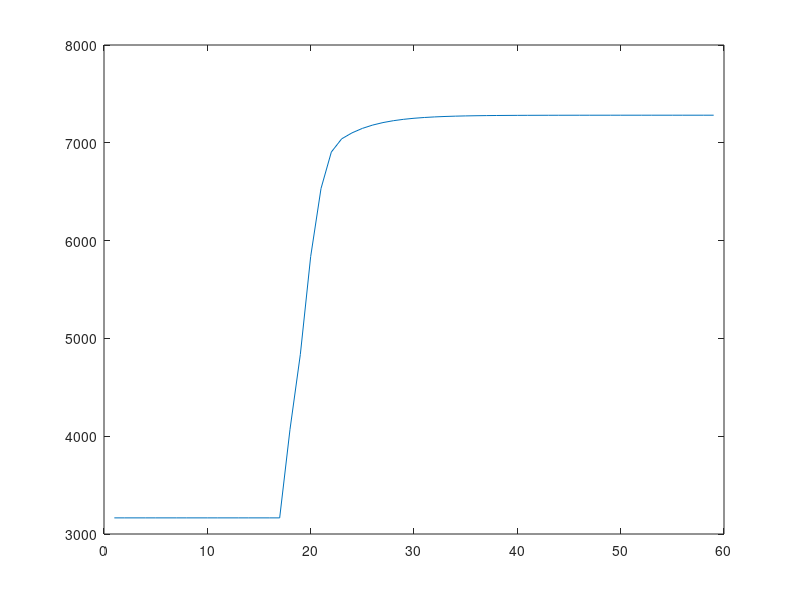

The MATLAB source for this figure:
clc; 
clear all;
alpha = [510; 310; 18];
beta = [7.2; 7.85; 7.97];
gamma = [0.00142; 0.00194; 0.00482];
PD=800;
delp=10;		
lamda=2;
disp(['	lambda       p1      p2        p3         DP     delambda  totalcost'])
iter=0;	
Pmin=[ 150 100 50 ];
Pmax=[ 500 400 200];
while abs(delp)>=0.001
    iter=iter+1;
    P=(lamda-beta)./(2*gamma);	
    for i=1:3
    if P(i)>Pmax(i)
        P(i)=Pmax(i);
    end
    if P(i)<Pmin(i)
        P(i)=Pmin(i);
    end
    end
    delp=PD-sum(P);  
    J=sum(ones(length(gamma),1)./(2*gamma)); 
    delamda=delp/J;
    totalcost(iter)=sum(alpha+beta.*P+gamma.*P.^2);
    disp([lamda,P(1),P(2),P(3), delp, delamda, totalcost(iter)])
    lamda=lamda+(delamda/2); 	
end
grid on
 plot(totalcost)